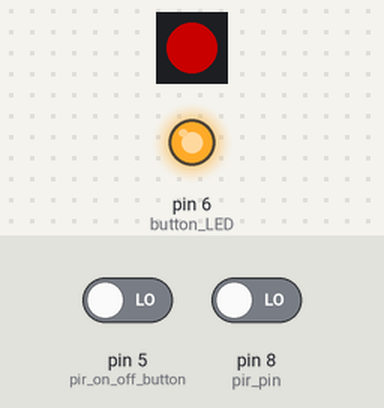
Simulated run of this sketch. Board: Arduino Uno, built with avr-gcc and run on an emulated ATmega328P. Shown: 1 RGB LEDs in strip order, left to right, output pins drawn as LEDs (lit = HIGH). The inputs (shaded band) are chosen by the test bench; at power-on: pin 5 (pir_on_off_button) LOW, pin 8 (pir_pin) LOW. Dim RGB values are drawn brighter than linear.

Above: at 2.2 s.
2.3 s: pin 5 (pir_on_off_button) driven HIGH
At 3.0 s:
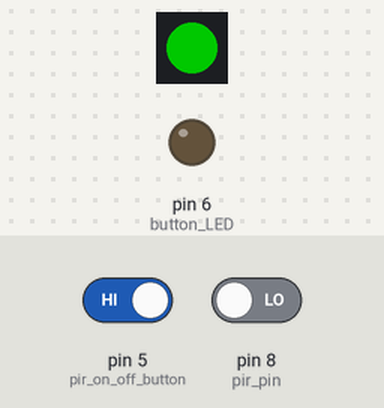
3.8 s: pin 5 (pir_on_off_button) driven LOW
At 4.1 s:
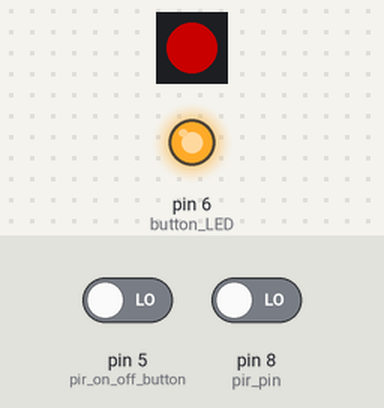
Timing chart, 0 to 6.8 s (numbered marks = the images above; inputs shaded):
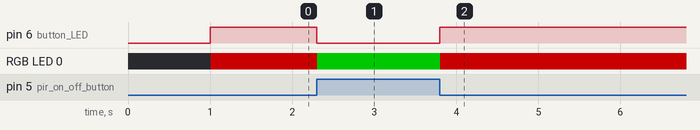

Measured:
- after the input at 2.3 s, pin 6 (button_LED): HIGH → LOW at once; RGB LED 0: RGB(100, 0, 0) → RGB(0, 100, 0) at once
- after the input at 3.8 s, pin 6 (button_LED): LOW → HIGH at once; RGB LED 0: RGB(0, 100, 0) → RGB(100, 0, 0) at once

The sketch:

SmartOutletPIRUnit.ino
```cpp
//////////////////////////////////////////////----------------START------------------//////////////////////////////////////////////////////////////////////
///////////////////////////////////////////////////////////////////////////////////////////////////////////////////////////////////////////////////////////

#include <SPI.h>
#include "RF24.h"
#include "FastLED.h"
RF24 myRadio(15, 16);
byte addresses[][6] = {"0XXX0", "1PIR1", "2SWI2", "3PLE3", "4SHE4"}; // Create address for 1 pipe.
int dataReceived = 0;
int light_ON_number_message = 1111;
int light_OFF_number_message = 1222;
const byte pir_pin = 8;
const byte button_LED = 6;
int pir_on_off_button = 5;
int PIR_toggle_ON_radio_message = 5111;
int PIR_toggle_OFF_radio_message = 5222;
boolean radio_master_PIR_state = false;
boolean local_PIR_state = false;
boolean timer_state = false;
long int timer_maximum = 10000;
long int start_millis = 0;
long int motion_debounce_time = 8000;
long int motion_start_millis = 0;
boolean motion_timer = false;
boolean noMotion = true;
#define DATA_PIN 3
#define LED_TYPE WS2812
#define COLOR_ORDER GRB
#define NUM_LEDS 1
CRGB leds[NUM_LEDS];
#define BRIGHTNESS 100
#define FRAMES_PER_SECOND 120

void setup()
{
  //Serial.begin(9600);
  pinMode(pir_pin, INPUT);
  pinMode(pir_on_off_button, INPUT_PULLUP);
  pinMode(button_LED, OUTPUT);
  // Serial.println(myRadio.begin());
  // Serial.println("");
  //   Serial.println("");
  myRadio.setChannel(111);
  myRadio.setPALevel(RF24_PA_MIN);
  myRadio.openWritingPipe(addresses[4]);
  myRadio.openReadingPipe(1, addresses[1]);
  myRadio.startListening();
  FastLED.addLeds<LED_TYPE, DATA_PIN, COLOR_ORDER>(leds, NUM_LEDS).setCorrection(TypicalLEDStrip);
  FastLED.setBrightness(BRIGHTNESS);
  delay(1000);
}

void loop()

{
  //debug();
  local_switch_PIR_on_off();
  LED_control();
  if (digitalRead(pir_on_off_button) == LOW)
  {
    if (noMotion == true)
    {
      noMotion = false;
      radio_master_PIR_state = true;
      local_switch_PIR_on_off();
      LED_control();
    }
    sense_and_report();
    local_switch_PIR_on_off();
    radio_master_PIR_on_off();
    LED_control();
  }
  else
  {
    noMotion = true;
    LED_control();
  }
}

void radio_master_PIR_on_off()
{
  if (myRadio.available())
  {
    myRadio.read(&dataReceived, sizeof(dataReceived));
    //Serial.print("Data received = ");
    // Serial.println(dataReceived);
  }
  else
  {
    //Serial.println("radio waiting for message...");
  }
  if (dataReceived == PIR_toggle_ON_radio_message)
  {
    radio_master_PIR_state = true;
    dataReceived = 0;
    delay(500);
  }
  else if (dataReceived == PIR_toggle_OFF_radio_message)
  {
    radio_master_PIR_state = false;
    dataReceived = 0;
    delay(500);
  }
}

void LED_control()
{
  if (local_PIR_state == false || radio_master_PIR_state == false)
  {
    leds[0] = CRGB(0, 255, 00); //RED
    FastLED.show();
  }
  else if (local_PIR_state == true && radio_master_PIR_state == true)
  {
    leds[0] = CRGB(255, 0, 0); //green
    FastLED.show();
  }
}

void local_switch_PIR_on_off()
{
  if (digitalRead(pir_on_off_button) == LOW)
  {
    local_PIR_state = true;
    digitalWrite(button_LED, HIGH);
  }
  else
  {
    local_PIR_state = false;
    digitalWrite(button_LED, LOW);
  }
}

void sense_and_report()
{
  if (radio_master_PIR_state == true && local_PIR_state == true)
  {
    if (digitalRead(pir_pin) == HIGH && motion_timer == false)
    {
      Serial.println("MOTION SENSED!");
      myRadio.stopListening();
      myRadio.openWritingPipe(addresses[4]);
      for (int i = 0; i < 50; i++)
      {
        myRadio.write(&light_ON_number_message, sizeof(light_ON_number_message));
      }
      timer_state = false;
      myRadio.startListening();
      // delay(7000);
      motion_timer = true;
      motion_start_millis = millis();
    }
    if (motion_timer == true && millis() >= motion_start_millis + motion_debounce_time)
    {
      motion_timer = false;
    }
    if (digitalRead(pir_pin) == LOW && timer_state == false)
    {
      timer_state = true;
      start_millis = millis();
    }
    if (millis() >= timer_maximum + start_millis && timer_state == true)
    {
      timer_state = false;
      myRadio.stopListening();
      myRadio.openWritingPipe(addresses[4]);
      for (int i = 0; i < 50; i++)
      {
        myRadio.write(&light_OFF_number_message, sizeof(light_OFF_number_message));
      }
      myRadio.startListening();
      delay(1000);
    }
  }
}

void debug()
{
  Serial.print("RADIO MASTER STATE:  ");
  Serial.println(radio_master_PIR_state);
  Serial.println();
  Serial.println(noMotion);
}
```
